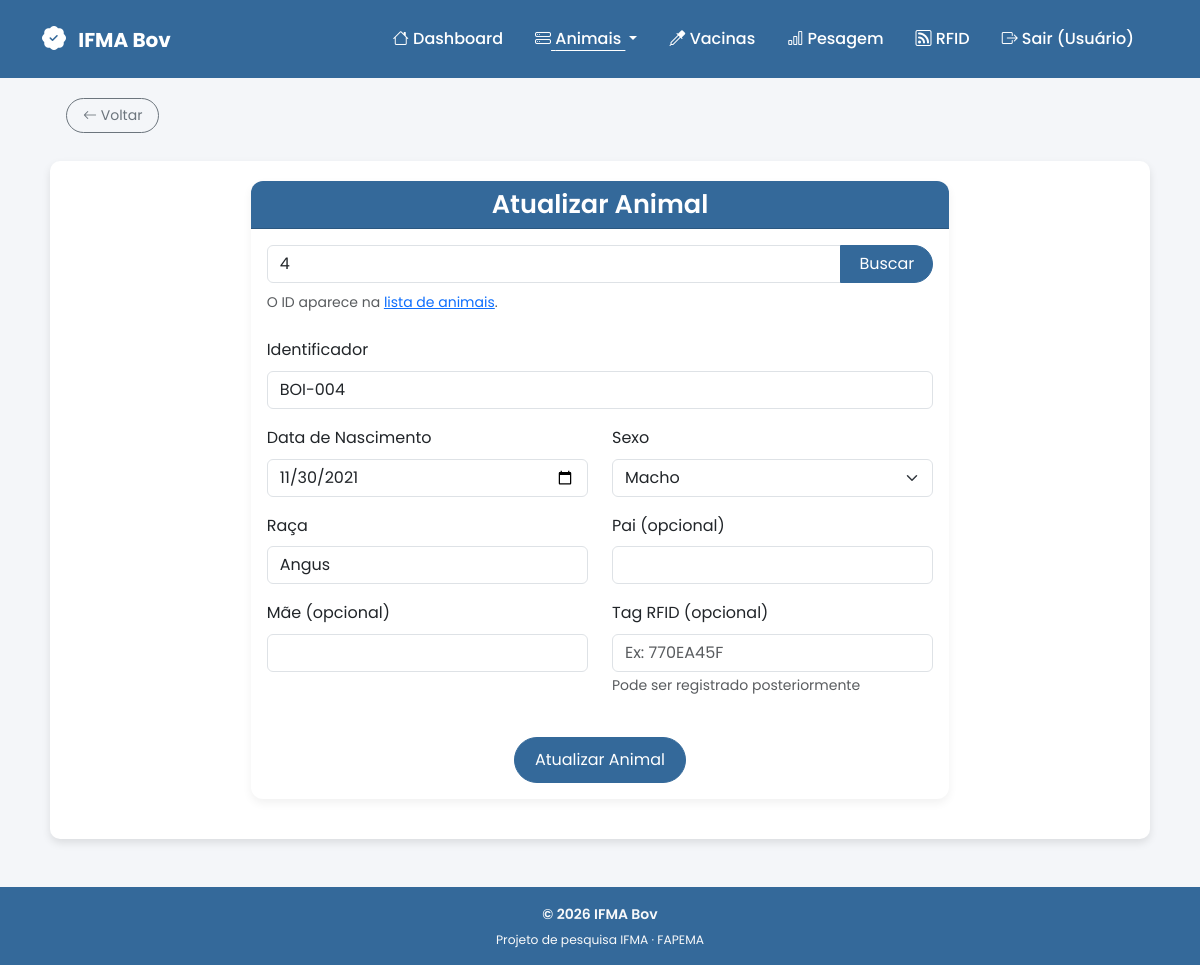
The app's page /pages/atualizar.php?id=4 (signed in) with its own data.
### tables this page shows
CREATE TABLE IF NOT EXISTS animais (
    id INT AUTO_INCREMENT PRIMARY KEY,
    identificador VARCHAR(50) NOT NULL,
    data_nascimento DATE NOT NULL,
    genero ENUM('M','F') NOT NULL,
    raca VARCHAR(50) NOT NULL,
    pai_id VARCHAR(50) DEFAULT NULL,
    mae_id VARCHAR(50) DEFAULT NULL,
    peso DECIMAL(6,2) NOT NULL,
    tag_id VARCHAR(50) UNIQUE DEFAULT NULL,
    data_registro TIMESTAMP DEFAULT CURRENT_TIMESTAMP
);

### includes/config.php (called while the page is built, shortened)
<?php
$BASE_URL = "/projeto_rastreabilidade";
?>

### pages/atualizar.php (the view, shortened to what this page needs)
<?php
require_once '../includes/config.php';
require_once '../includes/header.php';
$id_animal = isset($_GET['id']) ? (int) $_GET['id'] : null;
$animal = null;
if ($id_animal) {
    try {
        $stmt = $conn->prepare("SELECT * FROM animais WHERE id = ?");
        $stmt->execute([$id_animal]);
        $animal = $stmt->fetch(PDO::FETCH_ASSOC);
    } catch (PDOException $e) {
        echo "<div class='alert alert-danger text-center mt-3'>Erro ao buscar o animal. Tente novamente.</div>";
    }
}
?>
<div class="container my-5">
    <div class="row justify-content-center">
        <div class="col-lg-8">
            <div class="card card-custom">
                <div class="card-header card-header-custom text-center">
                    <h2 class="mb-0">Atualizar Animal</h2>
                </div>
                <div class="card-body">
                    <form method="POST" class="mb-4">
                        <div class="input-group">
                            <input type="number" class="form-control" name="id_busca" placeholder="Digite o ID do animal" value="<?= $id_animal ?: '' ?>" min="1" required>
                            <button type="submit" class="btn btn-primary">Buscar</button>
                        </div>
                    </form>
                    <small class="text-muted d-block mb-4" style="margin-top: -16px;">
                        O ID aparece na <a href="informacoes.php">lista de animais</a>.
                    </small>
                    <?php if ($animal): ?>
                    <form method="POST">
                        <div class="mb-3">
                            <label for="identificador" class="form-label">Identificador</label>
                            <input type="text" class="form-control" id="identificador" name="identificador" value="<?= htmlspecialchars($animal['identificador']) ?>" required>
                        </div>
                        <div class="row">
                            <div class="col-md-6 mb-3">
                                <label for="nascimento" class="form-label">Data de Nascimento</label>
                                <input type="date" class="form-control" id="nascimento" name="nascimento" value="<?= $animal['data_nascimento'] ?>" max="<?= date('Y-m-d') ?>" required>
                            </div>
                            <div class="col-md-6 mb-3">
                                <label for="sexo" class="form-label">Sexo</label>
                                <select class="form-select" id="sexo" name="sexo" required>
                                    <option value="M" <?php echo $animal['genero'] === 'M' ? 'selected' : ''; ?>>Macho</option>
                                </select>
                            </div>
                        </div>
                        <div class="row">
                            <div class="col-md-6 mb-3">
                                <label for="raca" class="form-label">Raça</label>
                                <input type="text" class="form-control" id="raca" name="raca" value="<?= htmlspecialchars($animal['raca'] ?? '') ?>" required>
                            </div>
                            <div class="col-md-6 mb-3">
                                <label for="pai" class="form-label">Pai (opcional)</label>
                                <input type="text" class="form-control" id="pai" name="pai" value="<?= htmlspecialchars($animal['pai_id'] ?? '') ?>">
                            </div>
                        </div>
                        <div class="row">
                            <div class="col-md-6 mb-3">
                                <label for="mae" class="form-label">Mãe (opcional)</label>
                                <input type="text" class="form-control" id="mae" name="mae" value="<?= htmlspecialchars($animal['mae_id'] ?? '') ?>">
                            </div>
                            <div class="col-md-6 mb-3">
                                <label for="tag_id" class="form-label">Tag RFID (opcional)</label>
                                <input type="text" class="form-control" id="tag_id" name="tag_id" value="<?= htmlspecialchars($animal['tag_id'] ?? '') ?>" placeholder="Ex: 770EA45F">
                                <small class="text-muted">Pode ser registrado posteriormente</small>
                            </div>
                        </div>
                        <div class="text-center mt-4">
                            <button type="submit" class="btn btn-primary">Atualizar Animal</button>
                        </div>
                    </form>
                    <?php endif; ?>
                </div>
            </div>
        </div>
    </div>
</div>
<?php include '../includes/footer.php'; ?>

### includes/header.php (shortened to what this page needs)
<?php
require_once __DIR__ . '/config.php';
$pagina_atual = basename($_SERVER['PHP_SELF']);
function menu_ativo($paginas) {
    global $pagina_atual;
    return in_array($pagina_atual, (array) $paginas) ? ' active' : '';
}
function asset($caminho) {
    global $BASE_URL;
    $arquivo = __DIR__ . '/../' . $caminho;
    $versao = file_exists($arquivo) ? filemtime($arquivo) : 1;
    return $BASE_URL . '/' . $caminho . '?v=' . $versao;
}
?>
<!DOCTYPE html>
<html lang="pt-BR">
<head>
    <link rel="stylesheet" href="https://cdn.jsdelivr.net/npm/bootstrap@5.3.0/dist/css/bootstrap.min.css">
    <link rel="stylesheet" href="https://cdn.jsdelivr.net/npm/bootstrap-icons@1.10.5/font/bootstrap-icons.css">
    <link rel="stylesheet" href="https://cdnjs.cloudflare.com/ajax/libs/font-awesome/6.5.2/css/all.min.css">
    <link rel="stylesheet" href="<?= asset('assets/css/styles.css') ?>">
</head>
<body>
    <nav class="navbar navbar-expand-lg navbar-dark navbar-custom">
        <div class="container">
            <a class="navbar-brand fw-bold" href="<?= $BASE_URL ?>/pages/index.php">
                <i class="bi bi-patch-check-fill"></i> IFMA Bov
            </a>
            <div class="collapse navbar-collapse justify-content-end" id="navbarNav">
                <ul class="navbar-nav">
                    <li class="nav-item">
                        <a class="nav-link<?= menu_ativo('index.php') ?>" href="<?= $BASE_URL ?>/pages/index.php">
                            <i class="bi bi-house"></i> Dashboard
                        </a>
                    </li>
                    <li class="nav-item dropdown">
                        <a class="nav-link dropdown-toggle<?= menu_ativo(['cadastro.php', 'informacoes.php', 'atualizar.php']) ?>" href="#" role="button" data-bs-toggle="dropdown" aria-expanded="false">
                            <i class="bi bi-hdd-stack"></i> Animais
                        </a>
                    </li>
                    <li class="nav-item">
                        <a class="nav-link<?= menu_ativo('vacinas.php') ?>" href="<?= $BASE_URL ?>/pages/vacinas.php">
                            <i class="bi bi-eyedropper"></i> Vacinas
                        </a>
                    </li>
                    <li class="nav-item">
                        <a class="nav-link<?= menu_ativo('pesagem.php') ?>" href="<?= $BASE_URL ?>/pages/pesagem.php">
                            <i class="bi bi-bar-chart"></i> Pesagem
                        </a>
                    </li>
                    <li class="nav-item">
                        <a class="nav-link<?= menu_ativo('rfid_management.php') ?>" href="<?= $BASE_URL ?>/pages/rfid_management.php">
                            <i class="bi bi-rss"></i> RFID
                        </a>
                    </li>
                    <li class="nav-item">
                        <a class="nav-link" href="<?= $BASE_URL ?>/logout.php" title="Sair do sistema">
                            <i class="bi bi-box-arrow-right"></i> Sair<?= !empty($_SESSION['user_nome']) ? ' (' . htmlspecialchars(strtok($_SESSION['user_nome'], ' ')) . ')' : '' ?>
                        </a>
                    </li>
                </ul>
            </div>
        </div>
    </nav>
    <?php if (basename($_SERVER['PHP_SELF']) !== 'index.php'): ?>
    <div class="back-bar">
        <a href="<?= $BASE_URL ?>/pages/index.php" class="btn btn-outline-secondary btn-sm"
           onclick="if (history.length > 1 && document.referrer.indexOf(location.host) !== -1) { history.back(); return false; }">
            <i class="bi bi-arrow-left"></i> Voltar
        </a>
    </div>
    <?php endif; ?>

### includes/footer.php (shortened to what this page needs)
    <footer class="text-light text-center py-3" style="background-color: #34699A;">
        <div class="container">
            <p class="fw-semibold mb-1">&copy; <?php echo date('Y'); ?> IFMA Bov</p>
            <p class="small mb-0">Projeto de pesquisa IFMA · FAPEMA</p>
        </div>
    </footer>
</body>
</html>

### assets/css/styles.css (style rules this page uses)
* { box-sizing: border-box; }
body { font-family: 'Poppins', sans-serif; background-color: #f4f6f9; color: #333; line-height: 1.6; min-height: 100vh; display: flex; flex-direction: column; }
body > .container { max-width: 1100px; margin: 40px auto; padding: 20px; background: #ffffff; border-radius: 10px; box-shadow: 0 4px 8px rgba(0, 0, 0, 0.1); }
h1, h2 { color: inherit; font-weight: 600; text-align: center; margin-bottom: 20px; }
.btn { border-radius: 50px; transition: all 0.3s ease-in-out; }
.btn:not(.btn-sm) { padding: 10px 20px; }
.input-group > .btn { border-radius: 0 50px 50px 0; padding: 6px 18px; }
.btn-primary { background-color: #34699A; border-color: #34699A; }
.card-custom { border-radius: 12px; border: none; box-shadow: 0 4px 10px rgba(0, 0, 0, 0.06); margin-bottom: 20px; }
.card-header-custom { background-color: #34699A; color: #fff; border-radius: 12px 12px 0 0 !important; }
.card-header-custom h2 { font-size: 1.6rem; margin: 0; }
.navbar { background-color: #34699A; padding: 15px; transition: background-color 0.3s; }
.navbar-brand, .nav-link { color: white !important; font-weight: 500; }
.nav-link:hover, .nav-link.active { text-decoration: underline; text-underline-offset: 6px; }
footer { background-color: #34699A; color: white; text-align: center; padding: 15px 0; margin-top: auto !important; font-size: 14px; }
.back-bar { width: 100%; max-width: 1100px; margin: 20px auto -20px; padding: 0 16px; }
.back-bar .btn { padding: 6px 16px; font-size: 14px; }

### includes/header.php (style rules this page uses)
.navbar-custom { background-color: #34699A; }
.navbar-nav .nav-item { margin-right: 1rem; }
.navbar-brand i { font-size: 1.5rem; margin-right: 0.5rem; }

### records on screen
animais: identificador "BOI-004", nascimento "11/30/2021", sexo "Macho", raca "Angus"

### other values on screen
strtok($_SESSION['user_nome'], ' ') "Usuário"
